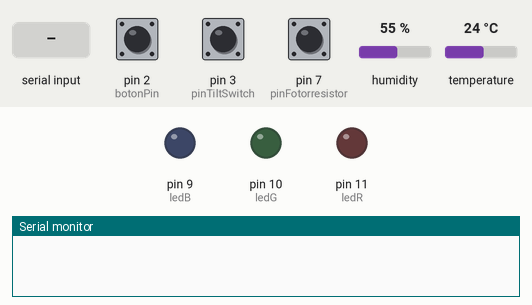
This sketch was run on a simulated Arduino Uno, built with avr-gcc and run on an emulated ATmega328P. On the bench: output pins drawn as LEDs (lit = HIGH), the last lines printed to the serial monitor. The inputs (shaded band) are chosen by the test bench; at power-on: pin 2 (botonPin) HIGH, pin 3 (pinTiltSwitch) HIGH, pin 7 (pinFotorresistor) HIGH, humidity 55 %, temperature 24 °C.

Above: at 1.2 s.
1.3 s: "E" received over Serial
At 2.1 s:
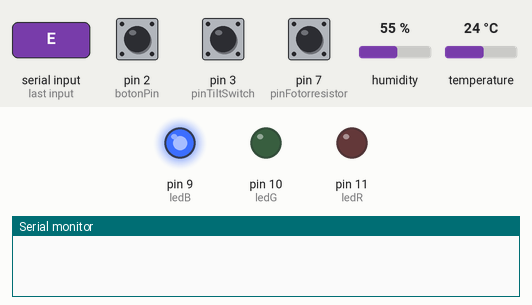
2.8 s: "S" received over Serial
At 3.3 s:
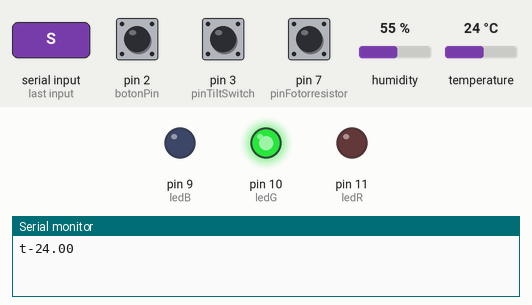
4.3 s: "A" received over Serial
At 5.5 s:
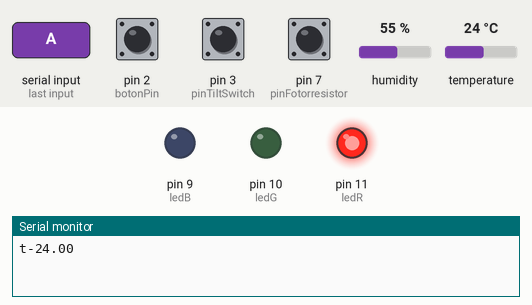
Timing chart, 0 to 7.3 s (numbered marks = the images above; inputs shaded):
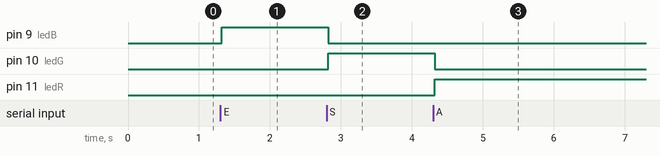

Measured:
- after the input at 1.3 s, pin 9 (ledB): LOW → HIGH at once
- after the input at 2.8 s, pin 9 (ledB): HIGH → LOW at once; pin 10 (ledG): LOW → HIGH at once
- after the input at 4.3 s, pin 10 (ledG): HIGH → LOW at once; pin 11 (ledR): LOW → HIGH at once

The sketch:

Actividad_2_MP1.ino
```cpp
#include <DHT.h>

#define DHTPIN 4        // Pin digital al que está conectado el sensor
#define DHTTYPE DHT11   // Tipo de sensor DHT utilizado (DHT11 en este caso)

const int ledB = 9;
const int ledG = 10;
const int ledR = 11;

const int botonPin = 2;
const int pinTiltSwitch = 3; // Pin digital al que está conectado el sensor KY-017
const int pinFotorresistor = 7; // Pin digital al que está conectado el sensor KY-018

int oldVal;
int oldVal2;
int oldVal3;

int alive_cells;  // Cantidad de células vivas recibidas desde Python
bool reiniciar = false;

DHT dht(DHTPIN, DHTTYPE);

unsigned long previousMillis = 0;   // Almacena el tiempo del último envío
const long interval = 3000;         // Intervalo de tiempo entre envíos (en milisegundos)

void setup() {
  Serial.begin(9600);
  dht.begin();        // Inicializa el sensor DHT

  pinMode(ledB, OUTPUT);
  pinMode(ledG, OUTPUT);
  pinMode(ledR, OUTPUT);
  pinMode(botonPin, INPUT_PULLUP);
  pinMode(pinTiltSwitch, INPUT_PULLUP); // Establece el pin como entrada con resistencia pull-up
  pinMode(pinFotorresistor, INPUT_PULLUP); // Establece el pin como entrada

  oldVal = digitalRead(botonPin);
  oldVal2 = digitalRead(pinTiltSwitch);
  oldVal3 = digitalRead(pinFotorresistor);
}

void loop() {
  int val = digitalRead(botonPin);
  int val2 = digitalRead(pinTiltSwitch);
  int val3 = digitalRead(pinFotorresistor);

  if (val2==LOW && oldVal2==HIGH) {
  // El botón fue presionado
  Serial.println("b-1");
  }
  else if (val2==HIGH && oldVal2==LOW)
  {
  Serial.println("b-0");
  }
  else
  {
  // Otro caso
  }
  oldVal2 = val2;
  delay(10);

  if (val3==LOW && oldVal3==HIGH) {
  // El botón fue presionado
  Serial.println("a-1");
  }
  else if (val3==HIGH && oldVal3==LOW)
  {
  Serial.println("a-0");
  }
  else
  {
  // Otro caso
  }
  oldVal3 = val3;
  delay(10);


  if (val==LOW && oldVal==HIGH) {
  // El botón fue presionado
  Serial.println("Reiniciar"); // Enviar mensaje de reinicio a Python
  }
  else if (val==HIGH && oldVal==LOW)
  {
  reiniciar = false; // Restablecer la bandera de reinicio
  }
  else
  {
  // Otro caso
  }
  oldVal = val;
  delay(10);


  if (reiniciar) {
    Serial.println("Reiniciar"); // Enviar mensaje de reinicio a Python
    reiniciar = false; // Restablecer la bandera de reinicio
  }

  if (Serial.available() > 0) {
    // Leer el número de células vivas desde Python
    alive_cells = Serial.read();

    if (alive_cells == 'E') {
      digitalWrite(ledB, HIGH);
      digitalWrite(ledG, LOW);
      digitalWrite(ledR, LOW);
    }
    if (alive_cells == 'S') {
      digitalWrite(ledB, LOW);
      digitalWrite(ledG, HIGH);
      digitalWrite(ledR, LOW);
    }
    if (alive_cells == 'A') {
      digitalWrite(ledB, LOW);
      digitalWrite(ledG, LOW);
      digitalWrite(ledR, HIGH);
    }
  }

  unsigned long currentMillis = millis();  // Obtiene el tiempo actual

  // Realiza otras tareas en el loop principal

  // Verifica si ha pasado el intervalo de tiempo para enviar la temperatura
  if (currentMillis - previousMillis >= interval) {
    // Actualiza el tiempo del último envío
    previousMillis = currentMillis;

    // Lee la temperatura del sensor DHT11
    float temperatura = dht.readTemperature();

    // Verifica si la lectura del sensor fue exitosa
    if (!isnan(temperatura)) {
      // Imprime la temperatura en el puerto serie
      Serial.print("t-");
      Serial.println(temperatura);
    } else {
      Serial.println("Error al leer el sensor DHT!");
    }
  }
}
```
